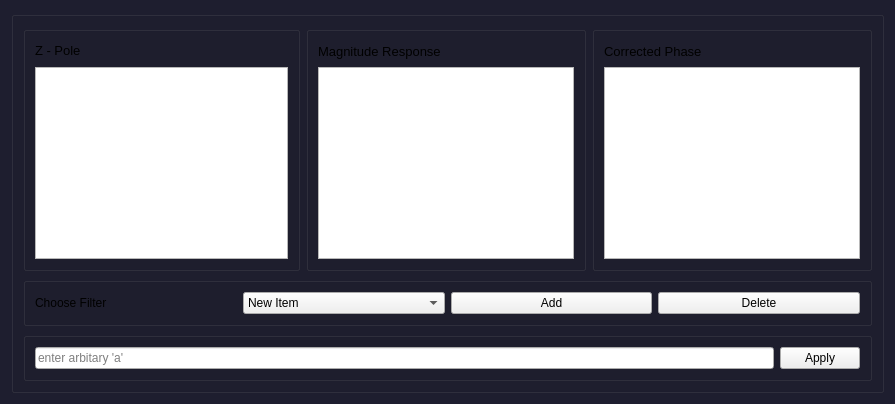
      <widget class="QWidget" name="correction_tab">
       <property name="palette">
        <palette>
         <active>
          <colorrole role="WindowText">
           <brush brushstyle="SolidPattern">
            <color alpha="255">
             <red>255</red>
             <green>255</green>
             <blue>255</blue>
            </color>
           </brush>
          </colorrole>
          <colorrole role="Button">
           <brush brushstyle="SolidPattern">
            <color alpha="255">
             <red>30</red>
             <green>30</green>
             <blue>47</blue>
            </color>
           </brush>
          </colorrole>
          <colorrole role="Text">
           <brush brushstyle="SolidPattern">
            <color alpha="255">
             <red>255</red>
             <green>255</green>
             <blue>255</blue>
            </color>
           </brush>
          </colorrole>
          <colorrole role="ButtonText">
           <brush brushstyle="SolidPattern">
            <color alpha="255">
             <red>255</red>
             <green>255</green>
             <blue>255</blue>
            </color>
           </brush>
          </colorrole>
          <colorrole role="Base">
           <brush brushstyle="SolidPattern">
            <color alpha="255">
             <red>30</red>
             <green>30</green>
             <blue>47</blue>
            </color>
           </brush>
          </colorrole>
          <colorrole role="Window">
           <brush brushstyle="SolidPattern">
            <color alpha="255">
             <red>30</red>
             <green>30</green>
             <blue>47</blue>
            </color>
           </brush>
          </colorrole>
          <colorrole role="PlaceholderText">
           <brush brushstyle="NoBrush">
            <color alpha="128">
             <red>255</red>
             <green>255</green>
             <blue>255</blue>
            </color>
           </brush>
          </colorrole>
         </active>
         <inactive>
          <colorrole role="WindowText">
           <brush brushstyle="SolidPattern">
            <color alpha="255">
             <red>255</red>
             <green>255</green>
             <blue>255</blue>
            </color>
           </brush>
          </colorrole>
          <colorrole role="Button">
           <brush brushstyle="SolidPattern">
            <color alpha="255">
             <red>30</red>
             <green>30</green>
             <blue>47</blue>
            </color>
           </brush>
          </colorrole>
          <colorrole role="Text">
           <brush brushstyle="SolidPattern">
            <color alpha="255">
             <red>255</red>
             <green>255</green>
             <blue>255</blue>
            </color>
           </brush>
          </colorrole>
          <colorrole role="ButtonText">
           <brush brushstyle="SolidPattern">
            <color alpha="255">
             <red>255</red>
             <green>255</green>
             <blue>255</blue>
            </color>
           </brush>
          </colorrole>
          <colorrole role="Base">
           <brush brushstyle="SolidPattern">
            <color alpha="255">
             <red>30</red>
             <green>30</green>
             <blue>47</blue>
            </color>
           </brush>
          </colorrole>
          <colorrole role="Window">
           <brush brushstyle="SolidPattern">
            <color alpha="255">
             <red>30</red>
             <green>30</green>
             <blue>47</blue>
            </color>
           </brush>
          </colorrole>
          <colorrole role="PlaceholderText">
           <brush brushstyle="NoBrush">
            <color alpha="128">
             <red>255</red>
             <green>255</green>
             <blue>255</blue>
            </color>
           </brush>
          </colorrole>
         </inactive>
         <disabled>
          <colorrole role="WindowText">
           <brush brushstyle="SolidPattern">
            <color alpha="255">
             <red>255</red>
             <green>255</green>
             <blue>255</blue>
            </color>
           </brush>
          </colorrole>
          <colorrole role="Button">
           <brush brushstyle="SolidPattern">
            <color alpha="255">
             <red>30</red>
             <green>30</green>
             <blue>47</blue>
            </color>
           </brush>
          </colorrole>
          <colorrole role="Text">
           <brush brushstyle="SolidPattern">
            <color alpha="255">
             <red>255</red>
             <green>255</green>
             <blue>255</blue>
            </color>
           </brush>
          </colorrole>
          <colorrole role="ButtonText">
           <brush brushstyle="SolidPattern">
            <color alpha="255">
             <red>255</red>
             <green>255</green>
             <blue>255</blue>
            </color>
           </brush>
          </colorrole>
          <colorrole role="Base">
           <brush brushstyle="SolidPattern">
            <color alpha="255">
             <red>30</red>
             <green>30</green>
             <blue>47</blue>
            </color>
           </brush>
          </colorrole>
          <colorrole role="Window">
           <brush brushstyle="SolidPattern">
            <color alpha="255">
             <red>30</red>
             <green>30</green>
             <blue>47</blue>
            </color>
           </brush>
          </colorrole>
          <colorrole role="PlaceholderText">
           <brush brushstyle="NoBrush">
            <color alpha="128">
             <red>255</red>
             <green>255</green>
             <blue>255</blue>
            </color>
           </brush>
          </colorrole>
         </disabled>
        </palette>
       </property>
       <attribute name="title">
        <string>Correction</string>
       </attribute>
       <layout class="QGridLayout" name="gridLayout_7">
        <item row="0" column="0">
         <widget class="QGroupBox" name="">
          <property name="styleSheet">
           <string notr="true">QGroupBox::pane {
    border: none;
}</string>
          </property>
          <layout class="QGridLayout" name="gridLayout_6">
           <item row="0" column="0">
            <layout class="QHBoxLayout" name="horizontalLayout_21">
             <item>
              <widget class="QGroupBox" name="Zplane_box_2">
               <property name="sizePolicy">
                <sizepolicy hsizetype="Fixed" vsizetype="Fixed">
                 <horstretch>0</horstretch>
                 <verstretch>0</verstretch>
                </sizepolicy>
               </property>
               <layout class="QVBoxLayout" name="verticalLayout_11">
                <item>
                 <layout class="QHBoxLayout" name="horizontalLayout_16">
                  <property name="spacing">
                   <number>0</number>
                  </property>
                  <item>
                   <widget class="QLabel" name="label_14">
                    <property name="sizePolicy">
                     <sizepolicy hsizetype="Preferred" vsizetype="Fixed">
                      <horstretch>0</horstretch>
                      <verstretch>0</verstretch>
                     </sizepolicy>
                    </property>
                    <property name="font">
                     <font>
                      <pointsize>10</pointsize>
                     </font>
                    </property>
                    <property name="text">
                     <string>Z - Pole</string>
                    </property>
                   </widget>
                  </item>
                  <item>
                   <spacer name="horizontalSpacer_9">
                    <property name="orientation">
                     <enum>Qt::Horizontal</enum>
                    </property>
                    <property name="sizeType">
                     <enum>QSizePolicy::Fixed</enum>
                    </property>
                    <property name="sizeHint" stdset="0">
                     <size>
                      <width>188</width>
                      <height>20</height>
                     </size>
                    </property>
                   </spacer>
                  </item>
                 </layout>
                </item>
                <item>
                 <widget class="Figure" name="z_plane_2">
                  <property name="sizePolicy">
                   <sizepolicy hsizetype="Fixed" vsizetype="Preferred">
                    <horstretch>0</horstretch>
                    <verstretch>0</verstretch>
                   </sizepolicy>
                  </property>
                  <property name="maximumSize">
                   <size>
                    <width>253</width>
                    <height>16777215</height>
                   </size>
                  </property>
                 </widget>
                </item>
               </layout>
              </widget>
             </item>
             <item>
              <widget class="QGroupBox" name="mag_box">
               <property name="sizePolicy">
                <sizepolicy hsizetype="Expanding" vsizetype="Preferred">
                 <horstretch>0</horstretch>
                 <verstretch>0</verstretch>
                </sizepolicy>
               </property>
               <layout class="QVBoxLayout" name="verticalLayout_10">
                <item>
                 <layout class="QHBoxLayout" name="horizontalLayout_17">
                  <item>
                   <widget class="QLabel" name="label_13">
                    <property name="font">
                     <font>
                      <pointsize>10</pointsize>
                     </font>
                    </property>
                    <property name="text">
                     <string>Magnitude Response</string>
                    </property>
                   </widget>
                  </item>
                  <item>
                   <spacer name="horizontalSpacer_8">
                    <property name="orientation">
                     <enum>Qt::Horizontal</enum>
                    </property>
                    <property name="sizeType">
                     <enum>QSizePolicy::Fixed</enum>
                    </property>
                    <property name="sizeHint" stdset="0">
                     <size>
                      <width>88</width>
                      <height>20</height>
                     </size>
                    </property>
                   </spacer>
                  </item>
                 </layout>
                </item>
                <item>
                 <widget class="Figure" name="Magnitude_graph_2"/>
                </item>
               </layout>
              </widget>
             </item>
             <item>
              <widget class="QGroupBox" name="phase_box">
               <property name="sizePolicy">
                <sizepolicy hsizetype="Expanding" vsizetype="Preferred">
                 <horstretch>0</horstretch>
                 <verstretch>0</verstretch>
                </sizepolicy>
               </property>
               <layout class="QVBoxLayout" name="verticalLayout_12">
                <item>
                 <layout class="QHBoxLayout" name="horizontalLayout_19">
                  <item>
                   <widget class="QLabel" name="label_16">
                    <property name="font">
                     <font>
                      <pointsize>10</pointsize>
                     </font>
                    </property>
                    <property name="text">
                     <string>Corrected Phase</string>
                    </property>
                   </widget>
                  </item>
                  <item>
                   <spacer name="horizontalSpacer_10">
                    <property name="orientation">
                     <enum>Qt::Horizontal</enum>
                    </property>
                    <property name="sizeType">
                     <enum>QSizePolicy::Fixed</enum>
                    </property>
                    <property name="sizeHint" stdset="0">
                     <size>
                      <width>88</width>
                      <height>20</height>
                     </size>
                    </property>
                   </spacer>
                  </item>
                 </layout>
                </item>
                <item>
                 <widget class="Figure" name="Magnitude_graph_3"/>
                </item>
               </layout>
              </widget>
             </item>
            </layout>
           </item>
           <item row="2" column="0">
            <widget class="QGroupBox" name="customBox">
             <property name="sizePolicy">
              <sizepolicy hsizetype="Preferred" vsizetype="Fixed">
               <horstretch>0</horstretch>
               <verstretch>0</verstretch>
              </sizepolicy>
             </property>
             <layout class="QHBoxLayout" name="horizontalLayout_20">
              <item>
               <widget class="QLineEdit" name="lineEdit">
                <property name="placeholderText">
                 <string>enter arbitary 'a'</string>
                </property>
               </widget>
              </item>
              <item>
               <widget class="QPushButton" name="pushButton_3">
                <property name="text">
                 <string>Apply</string>
                </property>
               </widget>
              </item>
             </layout>
            </widget>
           </item>
           <item row="1" column="0">
            <widget class="QGroupBox" name="filterBox">
             <property name="sizePolicy">
              <sizepolicy hsizetype="Preferred" vsizetype="Fixed">
               <horstretch>0</horstretch>
               <verstretch>0</verstretch>
              </sizepolicy>
             </property>
             <layout class="QHBoxLayout" name="horizontalLayout_18">
              <item>
               <widget class="QLabel" name="label_15">
                <property name="text">
                 <string>Choose Filter</string>
                </property>
               </widget>
              </item>
              <item>
               <widget class="QComboBox" name="comboBox">
                <item>
                 <property name="text">
                  <string>New Item</string>
                 </property>
                </item>
                <item>
                 <property name="text">
                  <string>New Item</string>
                 </property>
                </item>
                <item>
                 <property name="text">
                  <string>New Item</string>
                 </property>
                </item>
                <item>
                 <property name="text">
                  <string>New Item</string>
                 </property>
                </item>
                <item>
                 <property name="text">
                  <string>New Item</string>
                 </property>
                </item>
                <item>
                 <property name="text">
                  <string>custom</string>
                 </property>
                </item>
               </widget>
              </item>
              <item>
               <widget class="QPushButton" name="pushButton">
                <property name="text">
                 <string>Add</string>
                </property>
               </widget>
              </item>
              <item>
               <widget class="QPushButton" name="pushButton_2">
                <property name="text">
                 <string>Delete</string>
                </property>
               </widget>
              </item>
             </layout>
            </widget>
           </item>
          </layout>
         </widget>
        </item>
       </layout>
      </widget>
